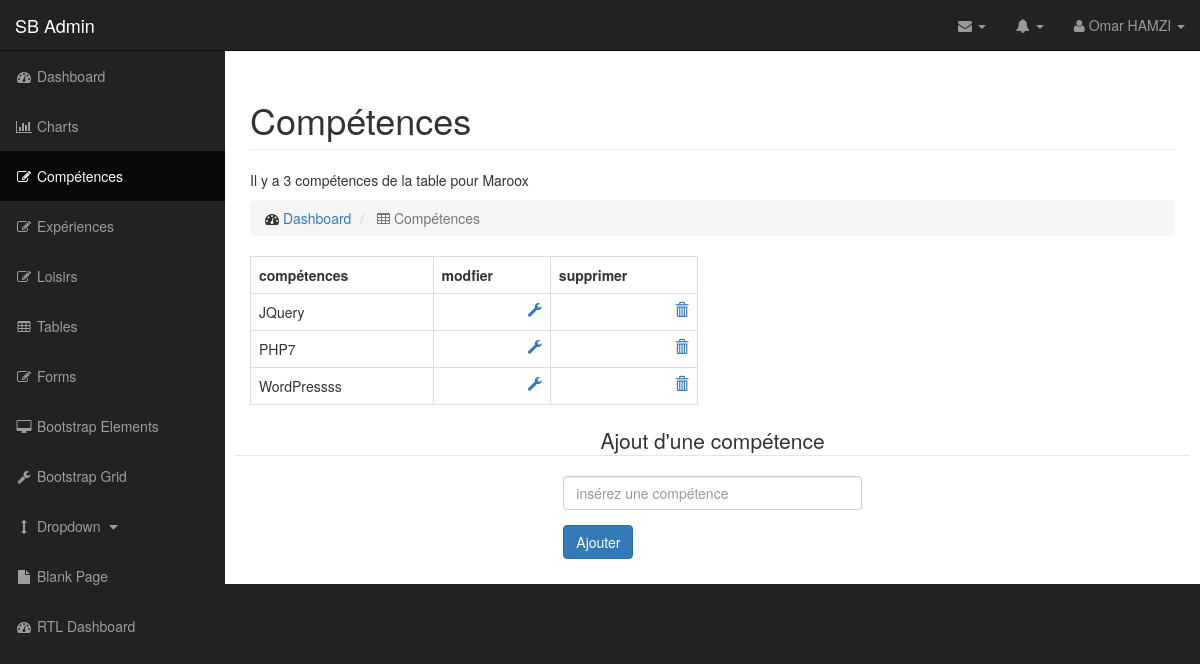
Page /admin/competence.php on the committed database.
### tables this page shows
CREATE TABLE `t_utilisateurs` (
  `id_utilisateur` int(15) NOT NULL COMMENT 'identifiant utilisateur',
  `prenom` varchar(25) NOT NULL COMMENT 'prenom user ',
  `nom` varchar(25) NOT NULL COMMENT 'nom user',
  `email` varchar(25) NOT NULL COMMENT 'email user',
  `telephone` varchar(20) NOT NULL COMMENT 'telephone user',
  `mdp` varchar(15) NOT NULL COMMENT 'mot de passe',
  `pseudo` varchar(15) NOT NULL COMMENT 'pseudo user',
  `avatar` varchar(15) NOT NULL COMMENT 'image ou icone avatar',
  `age` int(5) NOT NULL COMMENT 'age user',
  `date_naissance` date NOT NULL COMMENT 'date de naissance ',
  `sexe` enum('Femme','Homme') NOT NULL COMMENT 'sexe user',
  `etat_civil` enum('M.','Mme') NOT NULL COMMENT 'etat civil user',
  `statut_marital` enum('Marié','Divorcé','Célébataire') NOT NULL,
  `adresse` text NOT NULL,
  `code_postal` int(5) NOT NULL,
  `ville` varchar(25) NOT NULL,
  `pays` varchar(25) NOT NULL
);

CREATE TABLE `t_competences` (
  `id_competence` int(11) NOT NULL,
  `competence` varchar(45) NOT NULL,
  `utilisateur_id` int(11) NOT NULL
);

### admin/competence.php (the view, shortened to what this page needs)
<?php require '../connexion/connexion.php' ?>
<!DOCTYPE html>
<html lang="en">
<head>
<?php
$sql = $pdocv->query("SELECT * FROM t_utilisateurs WHERE id_utilisateur = '1' ");
$ligne_utilisateur = $sql->fetch();
?>
    <link href="css/bootstrap.min.css" rel="stylesheet">
    <link href="css/sb-admin.css" rel="stylesheet">
    <link href="font-awesome/css/font-awesome.min.css" rel="stylesheet" type="text/css">
</head>
<body>
    <div id="wrapper">
        <nav class="navbar navbar-inverse navbar-fixed-top" role="navigation">
            <div class="navbar-header">
                <a class="navbar-brand" href="index.html">SB Admin</a>
            </div>
            <ul class="nav navbar-right top-nav">
                <li class="dropdown">
                    <a href="#" class="dropdown-toggle" data-toggle="dropdown"><i class="fa fa-envelope"></i> <b class="caret"></b></a>
                </li>
                <li class="dropdown">
                    <a href="#" class="dropdown-toggle" data-toggle="dropdown"><i class="fa fa-bell"></i> <b class="caret"></b></a>
                </li>
                <li class="dropdown">
                    <a href="#" class="dropdown-toggle" data-toggle="dropdown"><i class="fa fa-user"></i> <?php echo $ligne_utilisateur['prenom'].' '.$ligne_utilisateur['nom'];?> <b class="caret"></b></a>
                </li>
            </ul>
            <div class="collapse navbar-collapse navbar-ex1-collapse">
                <ul class="nav navbar-nav side-nav">
                    <li>
                        <a href="index.php"><i class="fa fa-fw fa-dashboard"></i> Dashboard</a>
                    </li>
                    <li>
                        <a href="charts.php"><i class="fa fa-fw fa-bar-chart-o"></i> Charts</a>
                    </li>
                     <li class="active">
                        <a href="competence.php"><i class="fa fa-fw fa-edit"></i> Compétences</a>
                    </li>
                    <li>
                        <a href="experience.php"><i class="fa fa-fw fa-edit"></i> Expériences</a>
                    </li>
                    <li>
                        <a href="loisir.php"><i class="fa fa-fw fa-edit"></i> Loisirs</a>
                    </li>
                    <li >
                        <a href="tables.php"><i class="fa fa-fw fa-table"></i> Tables</a>
                    </li>
                    <li>
                        <a href="forms.php"><i class="fa fa-fw fa-edit"></i> Forms</a>
                    </li>
                    <li>
                        <a href="bootstrap-elements.html"><i class="fa fa-fw fa-desktop"></i> Bootstrap Elements</a>
                    </li>
                    <li>
                        <a href="bootstrap-grid.html"><i class="fa fa-fw fa-wrench"></i> Bootstrap Grid</a>
                    </li>
                    <li>
                        <a href="javascript:;" data-toggle="collapse" data-target="#demo"><i class="fa fa-fw fa-arrows-v"></i> Dropdown <i class="fa fa-fw fa-caret-down"></i></a>
                    </li>
                    <li>
                        <a href="blank-page.php"><i class="fa fa-fw fa-file"></i> Blank Page</a>
                    </li>
                    <li>
                        <a href="index-rtl.php"><i class="fa fa-fw fa-dashboard"></i> RTL Dashboard</a>
                    </li>
                </ul>
            </div>
        </nav>
        <div id="page-wrapper">
            <div class="container-fluid">
                <?php
                    $competence = $pdocv->prepare("SELECT * FROM t_competences WHERE utilisateur_id = '1' ORDER BY competence ASC ");
                    $competence->execute();
                    $nbr_competences = $competence->rowCount();
                ?>
                <div class="row">
                    <div class="col-lg-12">
                        <h1 class="page-header">Compétences</h1>
                        <p> Il y a <?php echo $nbr_competences; ?> compétences de la table pour <?php echo $ligne_utilisateur['pseudo']; ?> </p>
                        <ol class="breadcrumb">
                            <li>
                                <i class="fa fa-dashboard"></i>  <a href="index.php">Dashboard</a>
                            </li>
                            <li class="active">
                                <i class="fa fa-table"></i> Compétences
                            </li>
                        </ol>
                    </div>
                </div>
                <div class="row">
                    <div class="col-lg-6">
                        <div class="table-responsive">
                            <table class="table table-bordered table-hover">
                                <tbody>
                                    <tr>
                                        <th>compétences</th>
                                        <th>modfier</th>
                                        <th>supprimer</th>
                                    </tr>
                                    <tr>
                                        <?php while ($ligne_competence = $competence->fetch()) { ?>
                                        <td><?php echo $ligne_competence['competence']; ?></td>
                                        <td><a href="modif_competence.php?id_competence=<?php echo $ligne_competence['id_competence'];?>"><span class="glyphicon glyphicon-wrench pull-right"></span></a></td>
                                        <td><a class="supp" href="competence.php?id_competence=<?php echo $ligne_competence['id_competence'];?>"><span class="glyphicon glyphicon-trash pull-right"></span></a></td>
                                    </tr>
                                         <?php }?>
                                </tbody>
                            </table>
                        </div>
                    </div>
                </div>
 <div class="row">
    <form class="form-horizontal" method="post" action="competence.php">
    <fieldset>
    <legend style="text-align:center;"> Ajout d'une compétence</legend>
    <div class="form-group">
      <label class="col-md-4 control-label" for="competence"></label>
      <div class="col-md-4">
      <input id="competence" name="competence" type="text" placeholder="insérez une compétence" class="form-control input-md">
      </div>
    </div>
    <div class="form-group">
      <label class="col-md-4 control-label" for="button"></label>
      <div class="col-md-4">
        <input  type="submit" class="btn btn-primary" value="Ajouter">
      </div>
    </div>
    </fieldset>
    </form>
</div>
</div>
</div>
</div>
</body>
</html>

### admin/css/sb-admin.css (style rules this page uses)
body { margin-top: 100px; background-color: #222; }
@media (min-width:768px) { body { margin-top: 50px; } }
#wrapper { padding-left: 0; }
#page-wrapper { width: 100%; padding: 0; background-color: #fff; }
@media (min-width:768px) { #wrapper { padding-left: 225px; } }
@media (min-width:768px) { #page-wrapper { padding: 10px; } }
.top-nav { padding: 0 15px; }
.top-nav>li { display: inline-block; float: left; }
.top-nav>li>a { padding-top: 15px; padding-bottom: 15px; line-height: 20px; color: #999; }
@media (min-width:768px) { .side-nav { position: fixed; top: 51px; left: 225px; width: 225px; margin-left: -225px; border: none; border-radius: 0; overflow-y: auto; background-color: #222; bottom: 0; overflow-x: hidden; padding-bottom: 40px; } }
@media (min-width:768px) { .side-nav>li>a { width: 225px; } }

### rows in the picture
t_utilisateurs: prenom "Omar", nom "HAMZI", pseudo "Maroox"
t_competences: competence "JQuery"
t_competences: competence "PHP7"
t_competences: competence "WordPressss"

### other values in the picture
$nbr_competences "3"
